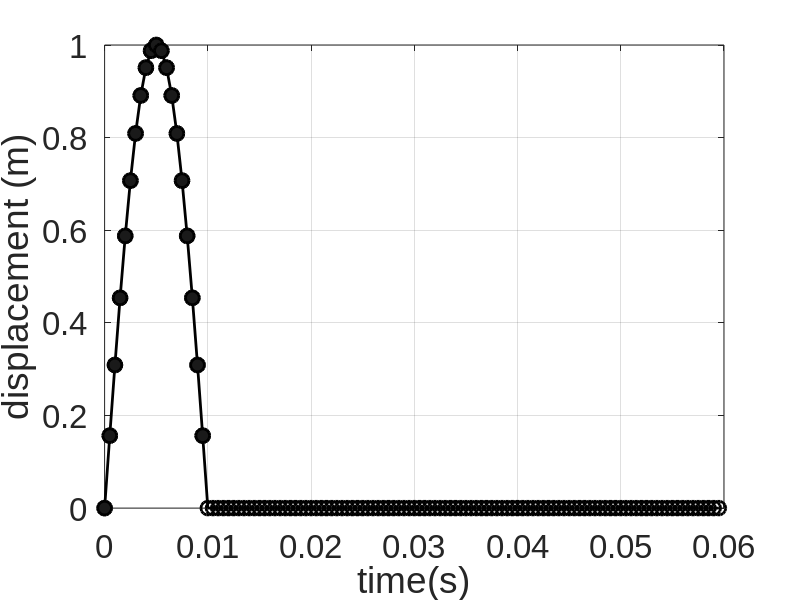
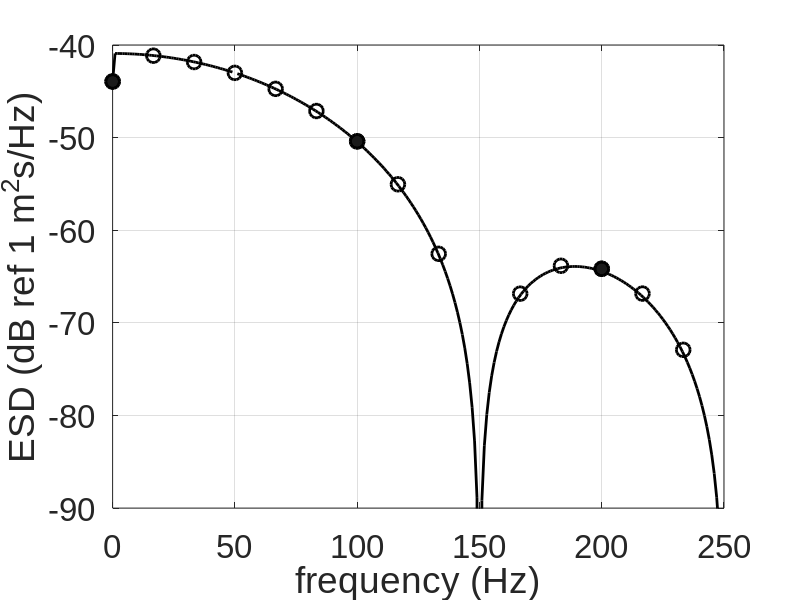

Source code (MATLAB) for these figures, in order:
clear all;

%% time and frequency parameters
fs=2000;                       % sampling frequency; excitation frequency 
T=0.01;                        % contact time
dt=1/fs;t=0:dt:T-dt;           % Time duration;time resolution; time vector
N=length(t);                   % Number of points
TT=N*dt;
 
%% half-sine pulse
x = sin(pi*t/T);               % half sine pulse

%% extended half-sine pulse signal
Nz=5*N;                            % Number of zeros to add
xe = [x zeros(Nz,1)'];             % extended signal
te = 0:dt:(length(xe)-1)*dt;       % time vector for extended signal
Ne=length(te);                     % Number of points in extended signal
TTe=Ne*dt;

%% Calculation of ESDs
X=fft(x)*dt;                       % DFT of half sine pulse
esd=conj(X).*X;                    % ESD of half sine pulse 
df=1/TT;fx=0:df:fs/2;              % frequency resolution; frequency vector
esds=2*abs(X(1:round(N/2)+1)).^2;  % ESD of half-sine pulse (single-sided)
esds(1)=abs(X(1)).^2;     

Xe=fft(xe)*dt;                          % DFT of extended signal
esde=conj(Xe).*Xe;                      % ESD of extended signal    
dfe=1/TTe;fxe=0:dfe:fs/2  ;             % frequency resolution; frequency vector
esdes=2*abs(Xe(1:round(Ne/2)+1)).^2;    % ESD of half-sine pulse (single-sided)
esdes(1)=abs(Xe(1)).^2;     

%% Theory
ft=0:1:250;w=2*pi*ft                     % frequency vector
Xt=T*2*pi*cos(w*T/2)./(pi^2-(w*T).^2);   % spectrum
esdts=2*abs(Xt).^2;                      % ESD of half-sine pulse (single-sided)
esdts(1)=abs(Xt(1)).^2;  

%% Parseval's theorem
e=trapz(x.^2)*dt                         % energy in the time domain
E1=2*trapz(esd(1:round(N/2+1)))*df       % energy in the frequency domain
E2=2*trapz(esde(1:round(Ne/2+1)))*dfe
%% plot the results
figure (1)
plot(te,xe,'k','linewidth',2)
hold on
plot(te,xe,'ok','linewidth',2,'Markersize',10)
hold on
plot(t,x,'ok','linewidth',2,'Markersize',10,'MarkerFaceColor',[.1 .1 .1])
grid;xlim([0 max(te)+dt])
xlabel('time(s)');
ylabel('displacement (m)');
set(gca,'fontname', 'arial','fontsize',24)

figure (2)
plot(ft,10*log10(abs(esdts)),'k','linewidth',2)
hold on
plot(fx,10*log10(abs(esds)),'ok','linewidth',2,'Markersize',10,'MarkerFaceColor',[.1 .1 .1])
hold on
plot(fxe,10*log10(abs(esdes)),'ok','linewidth',2,'Markersize',10)
grid,axis([0 250 -90, -40])
xlabel('frequency (Hz)');
ylabel('ESD (dB ref 1 m^2s/Hz)');
set(gca,'fontname', 'arial','fontsize',24)
